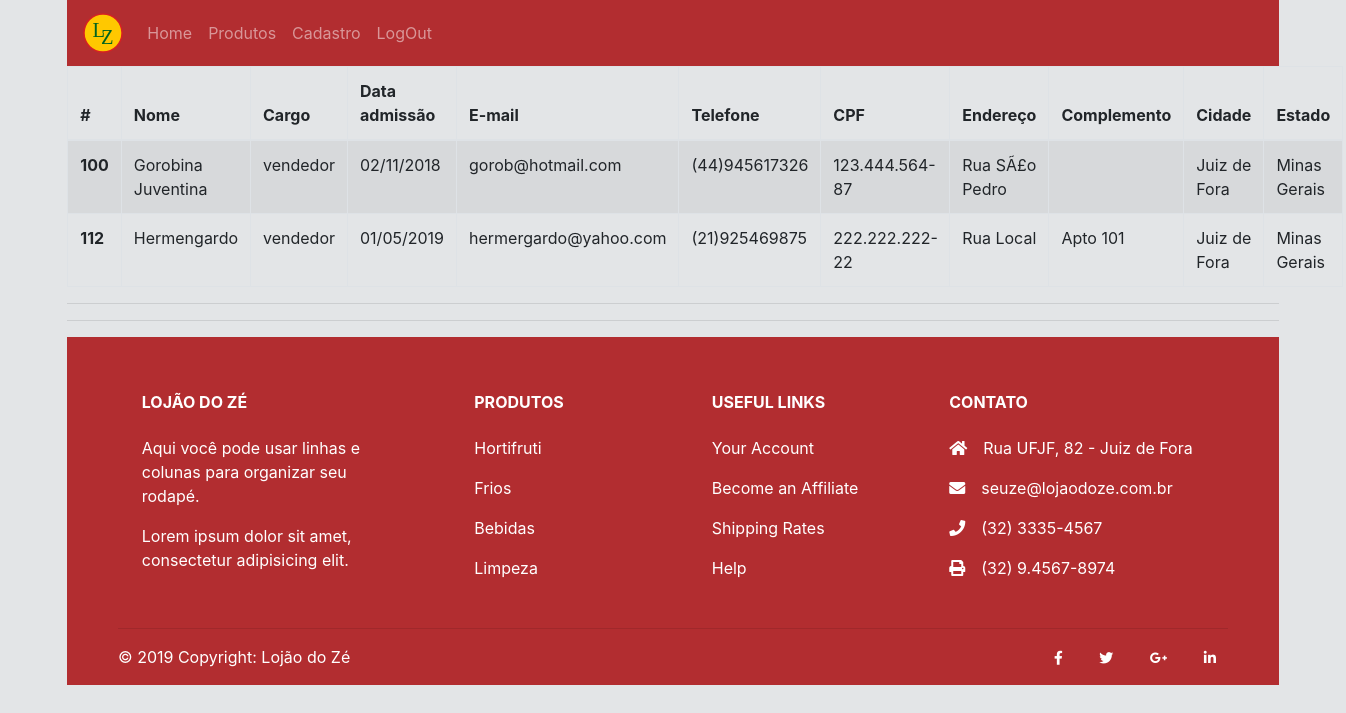
/listarFuncionario.php (signed in), run on the app's committed database.
### tables this page shows
CREATE TABLE `usuarios` (
  `id` int(11) NOT NULL,
  `email` text NOT NULL,
  `senha` text NOT NULL,
  `nome` text NOT NULL,
  `telefone` text NOT NULL,
  `cpf` varchar(11) NOT NULL,
  `cnpj` varchar(14) NOT NULL,
  `endereco` text NOT NULL,
  `complemento` text,
  `cidade` text NOT NULL,
  `estado` text NOT NULL,
  `cep` text NOT NULL,
  `tipo` tinyint(1) NOT NULL DEFAULT '0' COMMENT '0=cliente, 1=func, 2=admin',
  `cargo_funcionario` text NOT NULL,
  `salario_funcionario` float NOT NULL,
  `data_entrada_funcionario` date NOT NULL,
  `num_identificacao_funcionario` int(11) NOT NULL
);

### listarFuncionario.php (the view, shortened to what this page needs)
<!DOCTYPE html>
<html>
<head>
    <link rel="stylesheet" href="publico/css/bootstrap.min.css">
    <link rel="stylesheet" href="https://use.fontawesome.com/releases/v5.8.2/css/all.css">
    <link rel="stylesheet" href="publico/css/estilo.css">
</head>
<?php
    include "header.php";
?>
<body>
	<table class ="table table-striped table-bordered">
	<thead>
    <tr>
    <th scope="col">#</th>
    <th scope="col">Nome</th>
    <th scope="col">Cargo</th>
    <th scope="col">Data admissão</th>
    <th scope="col">E-mail</th>
    <th scope="col">Telefone</th>
    <th scope="col">CPF</th>
    <th scope="col">Endereço</th>
    <th scope="col">Complemento</th>
    <th scope="col">Cidade</th>
    <th scope="col">Estado</th>
    </tr>
	</thead>
    <tbody>
  <?php
    function formataTelefone($numero){
        if(strlen($numero) == 10){
            $novo = substr_replace($numero, '(', 0, 0);
            $novo = substr_replace($novo, '9', 3, 0);
            $novo = substr_replace($novo, ')', 3, 0);
        }else{
            $novo = substr_replace($numero, '(', 0, 0);
            $novo = substr_replace($novo, ')', 3, 0);
        }
        return $novo;
    }
    function formataCPF($cpf){
        $cpf = substr_replace($cpf,'.',3,0);
        $cpf = substr_replace($cpf,'.',7,0);
        $cpf = substr_replace($cpf,'-',11,0);
        return $cpf;
    }
    function formataData($data){
        $ano = substr($data,0,4);
        $mes = substr($data,5,2);
        $dia = substr($data,8,2);
        $data = $dia.'/'.$mes.'/'.$ano;
        return $data;
    }
  include_once('conexao.php');
  $sql =  "SELECT nome, email, telefone, cpf, endereco, complemento, cidade, estado, cargo_funcionario, data_entrada_funcionario, num_identificacao_funcionario FROM usuarios WHERE usuarios.tipo=1 ORDER BY usuarios.nome ASC";
  $resultado = mysqli_query($conexao, $sql) or die($conexao->error);
	while($row = mysqli_fetch_array($resultado)) {
		echo '<tr>';
        echo '<th scope="row">'.$row["num_identificacao_funcionario"].'</th>';
        echo ' <td> '.$row["nome"].'</td>';
        echo ' <td> '.$row["cargo_funcionario"].'</td>';
        echo ' <td> '.formataData($row["data_entrada_funcionario"]).'</td>';
        echo ' <td> '.$row["email"].'</td>';
        echo ' <td> '.formataTelefone($row["telefone"]).'</td>';
        echo ' <td> '.formataCPF($row["cpf"]).'</td>';
        echo ' <td> '.$row["endereco"].'</td>';
        echo ' <td> '.$row["complemento"].'</td>';
        echo ' <td> '.$row["cidade"].'</td>';
        echo ' <td> '.$row["estado"].'</td>';
        echo '</tr>';
	}
	?>
	</table>
    <hr>
</body>
<hr>
<?php
    include "footer.php";
?>
</html>

### publico/css/estilo.css (style rules this page uses)
body { margin-left: 5%; margin-right: 5%; font-family: -apple-system, BlinkMacSystemFont, "Segoe UI", Roboto, "Helvetica Neue", Arial, sans-serif, "Apple Color Emoji", "Segoe UI Emoji", "Segoe UI Symbol"; font-size: 1rem; font-weight: 400; line-height: 1.5; color: #212529; text-align: justify; background-color: rgb(227, 229, 231); }

### data on the page
usuarios: num_identificacao_funcionario "100", nome "Gorobina Juventina", cargo_funcionario "vendedor", data_entrada_funcionario "02/11/2018", email "gorob@hotmail.com", telefone "(44)945617326", cpf "123.444.564-87", endereco "Rua SÃ£o Pedro", cidade "Juiz de Fora", estado "Minas Gerais"
usuarios: num_identificacao_funcionario "112", nome "Hermengardo", cargo_funcionario "vendedor", data_entrada_funcionario "01/05/2019", email "hermergardo@yahoo.com", telefone "(21)925469875", cpf "222.222.222-22", endereco "Rua Local", complemento "Apto 101", cidade "Juiz de Fora", estado "Minas Gerais"
